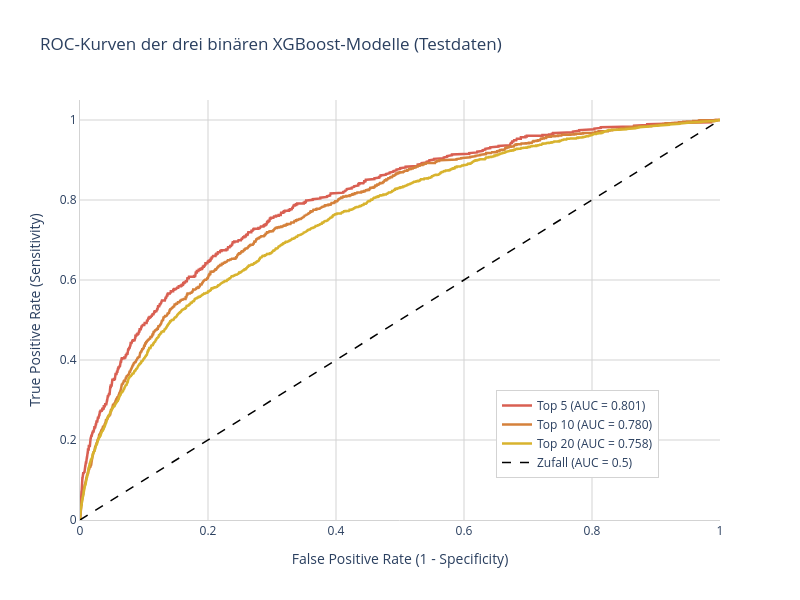

Notebook code cell kept with this figure:
### Markdown cell above
## ROC-Kurve
In dieser Zelle werden für die drei binären Modelle (Top5, Top10, Top20) die ROC-Kurven auf den Testdaten berechnet und zusammen mit einer Referenzlinie für zufälliges Raten in einem gemeinsamen Plot dargestellt.

### Code cell
import plotly.graph_objects as go
from sklearn.metrics import roc_curve, auc

fig = go.Figure()

# Passende Farben aus Ihrem vorherigen Plotly-Chart
colors = {'y_top5': '#d95f52', 'y_top10': '#d5813b', 'y_top20': '#d8b32e'}
display_names = {'y_top5': 'Top 5', 'y_top10': 'Top 10', 'y_top20': 'Top 20'}

# ROC-Kurve für jedes der drei Modelle berechnen und plotten
for name in targets.keys():
    # Wir werten auf den Testdaten aus
    y_true = targets[name]["test"]
    y_score = test_probs[name]
    
    fpr, tpr, _ = roc_curve(y_true, y_score)
    roc_auc = auc(fpr, tpr)
    
    fig.add_trace(go.Scatter(
        x=fpr, y=tpr, 
        mode='lines', 
        name=f'{display_names[name]} (AUC = {roc_auc:.3f})',
        line=dict(color=colors[name], width=2.5)
    ))

# Diagonale Referenzlinie (Zufälliges Raten)
fig.add_trace(go.Scatter(
    x=[0, 1], y=[0, 1], 
    mode='lines', 
    name='Zufall (AUC = 0.5)',
    line=dict(color='black', width=1.5, dash='dash')
))

# Layout anpassen
fig.update_layout(
    title='ROC-Kurven der drei binären XGBoost-Modelle (Testdaten)',
    xaxis_title='False Positive Rate (1 - Specificity)',
    yaxis_title='True Positive Rate (Sensitivity)',
    width=800,
    height=600,
    plot_bgcolor='white',
    legend=dict(x=0.65, y=0.1, bordercolor='lightgray', borderwidth=1)
)

fig.update_xaxes(showline=True, linewidth=1, linecolor='lightgray', gridcolor='lightgray', range=[0, 1])
fig.update_yaxes(showline=True, linewidth=1, linecolor='lightgray', gridcolor='lightgray', range=[0, 1.05])

fig.show()

### Figure 1 — Plotly figure (JSON) as saved in the notebook; plotly's stock layout.template omitted (floating-point values rounded to 4 significant figures; data arrays with more than 128 entries replaced by an {"elided": "..."} marker saying what was removed)
{"data": [{"line": {"color": "#d95f52", "width": 2.5}, "mode": "lines", "name": "Top 5 (AUC = 0.801)", "type": "scatter", "x": {"elided": "1012 float values"}, "y": {"elided": "1012 float values"}}, {"line": {"color": "#d5813b", "width": 2.5}, "mode": "lines", "name": "Top 10 (AUC = 0.780)", "type": "scatter", "x": {"elided": "1907 float values"}, "y": {"elided": "1907 float values"}}, {"line": {"color": "#d8b32e", "width": 2.5}, "mode": "lines", "name": "Top 20 (AUC = 0.758)", "type": "scatter", "x": {"elided": "3433 float values"}, "y": {"elided": "3433 float values"}}, {"line": {"color": "black", "dash": "dash", "width": 1.5}, "mode": "lines", "name": "Zufall (AUC = 0.5)", "type": "scatter", "x": [0, 1], "y": [0, 1]}], "layout": {"height": 600, "legend": {"bordercolor": "lightgray", "borderwidth": 1, "x": 0.65, "y": 0.1}, "plot_bgcolor": "white", "title": {"text": "ROC-Kurven der drei binären XGBoost-Modelle (Testdaten)"}, "width": 800, "xaxis": {"gridcolor": "lightgray", "linecolor": "lightgray", "linewidth": 1, "range": [0, 1], "showline": true, "title": {"text": "False Positive Rate (1 - Specificity)"}}, "yaxis": {"gridcolor": "lightgray", "linecolor": "lightgray", "linewidth": 1, "range": [0, 1.05], "showline": true, "title": {"text": "True Positive Rate (Sensitivity)"}}}}
